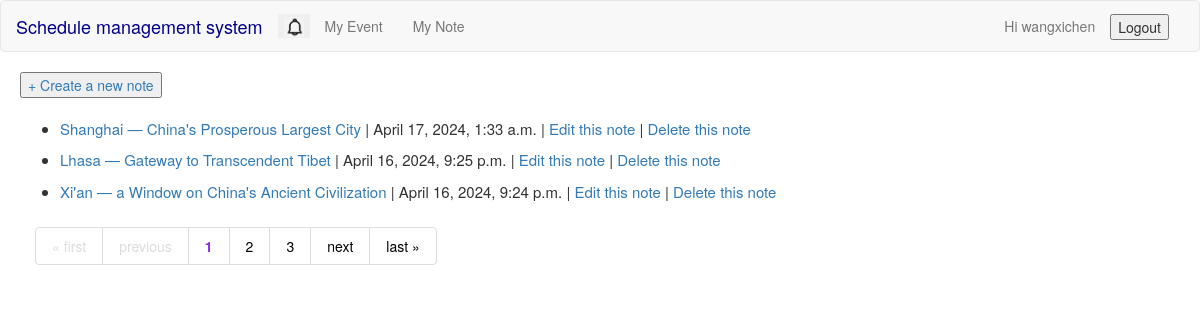
Page /notebook (signed in) on the committed database.
### test1/models.py (models this page shows, shortened)
class Notebook(models.Model):
    title = models.CharField(max_length=200)
    body = models.TextField()
    cover = models.ImageField(upload_to='images/', null=True, blank=True)
    author = models.ForeignKey(User, on_delete=models.CASCADE)
    create_date = models.DateTimeField(auto_now_add=True)

### test1/views.py (the view)
# urls.py: path('notebook', views.NotebookListView.as_view(),name='notebook'),
class NotebookListView(LoginRequiredMixin, ListView):
    model = Notebook
    template_name = 'notebook.html'
    paginate_by = 3
    def get_queryset(self):
        return models.Notebook.objects.filter(author=self.request.user).order_by('-create_date')

### templates/notebook.html (shortened to what this page needs)
{% extends 'base.html' %}
{% block content %}
<div style="margin:20px">
    <button type="button"><a href = "{% url 'notebook_create' %}">+ Create a new note</a></button>
    <br><br>
    {% for notebook in object_list %}
    <ul>
        <li style="font-size:15px; "><a href="{% url 'notebook_detail' notebook.pk %}">{{ notebook.title }}</a> | {{ notebook.create_date }} |
            <a href="{% url 'notebook_update' notebook.pk %}">Edit this note</a> |
            <a href="{% url 'notebook_delete' notebook.pk %}">Delete this note</a>
        </li>
    </ul>
    {% endfor %}
    <div class="pagination">
    <ul class="pagination">
        {% if page_obj.has_previous %}
            <li><a href="?page=1">&laquo; first</a></li>
            <li><a href="?page={{ page_obj.previous_page_number }}">previous</a></li>
        {% else %}
            <li><a href="?page=1" style="color:#DCDCDC">&laquo; first</a></li>
            <li><a href="" style="color:#DCDCDC">previous</a></li>
        {% endif %}
        {% for page in page_obj.paginator.page_range %}
            {% if page == page_obj.number %}
            <li ><a href="" style="color:#8A2BE2; font-weight:bold">{{page}}</a></li>
            {% else %}
            <li><a href="?page={{page}}">{{page}}</a></li>
            {% endif %}
        {% endfor %}
        {% if page_obj.has_next %}
            <li><a href="?page={{ page_obj.next_page_number }}">next</a></li>
            <li><a href="?page={{ page_obj.paginator.num_pages }}">last &raquo;</a></li>
        {% else %}
            <li><a href="" style="color:#DCDCDC">next</a></li>
            <li><a href="" style="color:#DCDCDC">last &raquo;</a></li>
        {% endif %}
    </ul>
    </div>
</div>
{% endblock content %}

### templates/base.html (shortened to what this page needs)
<!DOCTYPE html>
{%load static%}
<html>
<head>
	<link rel="stylesheet" href="https://cdn.staticfile.net/twitter-bootstrap/3.3.7/css/bootstrap.min.css">
</head>
<body>
<nav class="navbar navbar-default" role="navigation">
	<div class="container-fluid">
	    <div class="navbar-header">
		    <a class="navbar-brand" href="{% url 'home' %}" style="font-style: bold; color: #00008B;">Schedule management system</a>
	    </div>
        <div class="collapse navbar-collapse" id="example-navbar-collapse">
            <ul class="nav navbar-nav">
                <li>
                    <button style=" border-style: none; outline: none; margin-top:13px" onclick="EventInfoFunction()">
                        <img src="{% static 'img/OIP.jpg'%}" width="20">
                    </button>
                </li>
                <li><a href="{% url 'event' %}">My Event</a></li>
                <li><a href="{% url 'notebook' %}">My Note</a></li>
            </ul>
           {% if user.is_authenticated %}
                <form class="navbar-form navbar-right" action="{% url 'logout' %}" method="post" style="margin-top:13px">
                <button type="submit">Logout</button>
                </form>
                <p class="navbar-text navbar-right">Hi {{ user.username }}</p>
            {% else %}
                <form class="navbar-form navbar-right" action="{% url 'login' %}" method="get" style="margin-top:13px">
                {% csrf_token %}
                <button type="submit">Login</button>
                </form>
                <p class="navbar-text navbar-right">You are not logged in</p>
            {% endif %}
        </div>
	</div>
</nav>
{% block content %}
{% endblock %}
</body>
</html>

### rows in the picture
Notebook: title "Shanghai — China's Prosperous Largest City", create_date "April 17, 2024, 1:33 a.m."
Notebook: title "Lhasa — Gateway to Transcendent Tibet", create_date "April 16, 2024, 9:25 p.m."
Notebook: title "Xi'an — a Window on China's Ancient Civilization", create_date "April 16, 2024, 9:24 p.m."

### other values in the picture
{{ user.username }} "wangxichen"
{{ page }} "1"
{{ page }} "2" "3"
